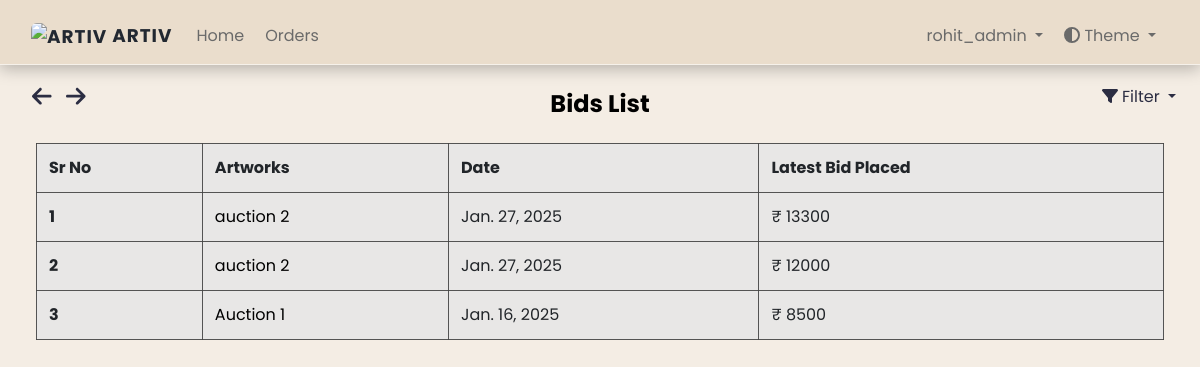
/dashboard/bidlist/ (signed in), run on an earlier commit of the app's database.
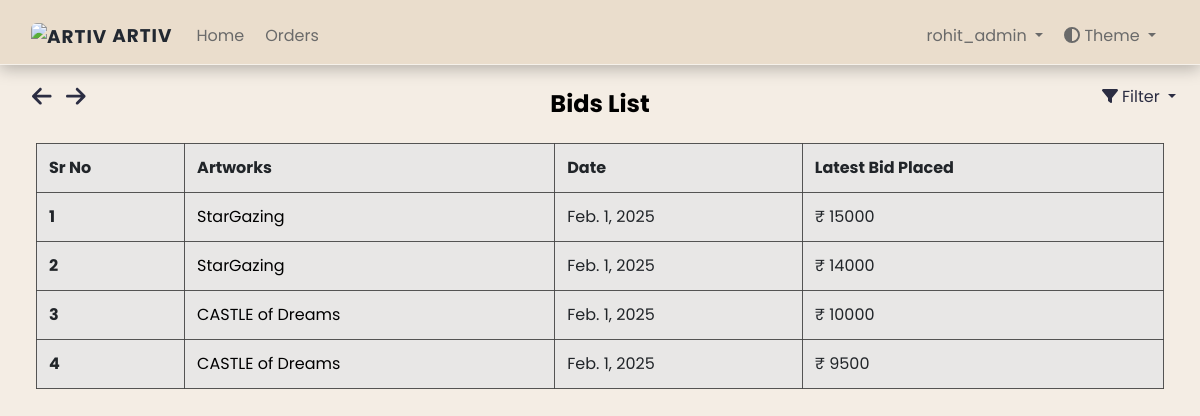
And on a later commit of the database.
### dashboard/models.py (models this page shows, shortened)
class Bid(models.Model):
    user = models.ForeignKey(settings.AUTH_USER_MODEL, on_delete=models.CASCADE)
    product = models.ForeignKey(Artwork, on_delete=models.CASCADE, related_name="bids")
    bid_date = models.DateField(auto_now_add=True)
    bid_amt = models.IntegerField(default=1)

class Artwork(models.Model):
    SALE_TYPE_CHOICES = [
        ("discount", "Discount"),
        ("auction", "Auction"),
    ]
    sale_type = models.CharField(
        max_length=50, choices=SALE_TYPE_CHOICES, default="auction"
    )
    product_id = models.CharField(max_length=255, default="")
    product_name = models.CharField(max_length=255)
    product_price = models.IntegerField(default=0)
    opening_bid = models.IntegerField(default=0, null=True, blank=True)
    product_cat = models.ForeignKey(
        "Catalogue", on_delete=models.CASCADE, null=True, blank=True
    )
    product_qty = models.IntegerField(default=0)
    product_image = models.ImageField(upload_to="arts/")
    dimension_unit = models.CharField(
        max_length=2, choices=[("cm", "Centimeters"), ("ft", "Feet")]
    )
    length_in_centimeters = models.FloatField(default=0, blank=True, null=True)
    width_in_centimeters = models.FloatField(default=0, blank=True, null=True)
    foot = models.FloatField(default=0, blank=True, null=True)
    inches = models.FloatField(default=0, blank=True, null=True)
    created_at = models.DateTimeField(auto_now_add=True)
    end_date = models.DateField(null=True, blank=True, db_index=True)
    user = models.ForeignKey(
        settings.AUTH_USER_MODEL, on_delete=models.CASCADE, null=True, blank=True
    )
    is_sold = models.BooleanField(default=False)
    is_purchased = models.BooleanField(default=False)
    status = models.CharField(
        max_length=50,
        choices=[
            ("active", "Active"),
            ("closed", "Closed"),
            ("waiting_for_response", "Waiting for Response"),
            ("unsold", "Unsold"),
        ],
        default="active",
    )
    response_deadline = models.DateTimeField(blank=True, null=True, db_index=True)
    buyer_response = models.CharField(
        max_length=11,
        choices=[("yes", "Yes"), ("no", "No"), ("no_response", "No Response")],
        default="no_response",
    )
    discounted_price = models.DecimalField(
        max_digits=10, decimal_places=2, null=True, blank=True
    )
    def __str__(self):
        return self.product_name

### dashboard/views.py (the view)
# urls.py: path('bidlist/', views.BidListView.as_view(), name="bid_list"),
class BidListView(LoginRequiredMixin, ListView):
    model = Bid
    template_name = 'dashboard/bids_list.html'
    context_object_name = 'bids'
    ordering = ['-bid_amt']  # Default ordering by highest bid
    def get_queryset(self):
        queryset = super().get_queryset()
        filter_param = self.request.GET.get('filter')
        if filter_param == 'asc':
            queryset = queryset.order_by('bid_amt')  # Ascending order by bid amount
        elif filter_param == 'desc':
            queryset = queryset.order_by('-bid_amt')  # Descending order by bid amount
        else:
            queryset = queryset.order_by('-bid_amt')  # Default to descending if no filter param
        return queryset

### art/context_processors.py (called while the page is built)
def catalogue_list(request):
    return {"catalogue_list": Catalogue.objects.all()}

### dashboard/models.py (called while the page is built)
    def __str__(self):
        return self.cat_name

### dashboard/templatetags/auth_extras.py (called while the page is built)
@register.filter(name='has_group')
def has_group(user, group_name):
    group = Group.objects.get(name=group_name)
    return True if group in user.groups.all() else False

### templates/dashboard/bids_list.html (shortened to what this page needs)
{% extends './base.html' %}
{% load static %}
{% block links %}
<link rel="stylesheet" href="{% static 'dashboard/css/ordermodel_list.css' %}">
<link rel="stylesheet" href="https://stackpath.bootstrapcdn.com/bootstrap/4.5.2/css/bootstrap.min.css">
{% endblock %}
{% block content %}
{% include './includes/header.html' %}
{% include "art/arrow_button.html" %}
{% load auth_extras %}
    <div class="app-content pt-3 p-md-3 p-lg-4">
        <div class="button-container">
            <i class="fa-solid fa-arrow-left" style="cursor:pointer; font-size:1.4rem; margin-right:10px" onclick="goBack()"></i>
            <i class="fa-solid fa-arrow-right" style="cursor:pointer; font-size:1.4rem; margin-right:15px" onclick="goForward()"></i>
        </div>
        <div class="container-fluid">
            <h1 class="app-page-title">Bids List</h1>
            <div class="filter-dropdown">
                <div class="dropdown-toggle" id="filterDropdown" style="cursor:pointer;" data-toggle="dropdown" aria-haspopup="true" aria-expanded="false">
                    <i class="fa-solid fa-filter"></i> Filter
                </div>
            </div>
        <div class="row g-4 mb-4">
            <div class="table-container">
                <table class="table table-bordered">
                    <thead>
                        <tr>
                            <th scope="col">Sr No</th>
                            <th scope="col">Artworks</th>
                            <th scope="col">Date</th>
                            <th scope="col">Latest Bid Placed</th>
                        </tr>
                    </thead>
                    <tbody>
                        {% for bid in object_list %}
                        <tr>
                            <th scope="row">{{ forloop.counter }}</th>
                            <td>
                                <a href="#" class="artworks-order" data-toggle="modal" data-target="#productModal" data-product-id="{{ bid.product.id }}" data-product-name="{{ bid.product }}" data-product-image-url="{{ bid.product.product_image.url }}" data-product-dimensions="{{ bid.product.length_in_centimeters }} x {{ bid.product.width_in_centimeters }} cm" data-product-catalogue="{{ bid.product.product_cat }}" data-product-opening-bid="₹ {{ bid.product.opening_bid }}" data-last-bid="{{ bid.bid_amt }}">{{ bid.product }}</a>
                            </td>
                            <td>{{ bid.bid_date }}</td>
                            <td>₹ {{ bid.bid_amt }}</td>
                        </tr>
                        {% empty %}
                        <tr>
                            <td colspan="5">
                                <h3>No artworks to show</h3>
                            </td>
                        </tr>
                        {% endfor %}
                    </tbody>
                </table>
            </div>
        </div>
</div>
{% endblock %}

### templates/dashboard/base.html (shortened to what this page needs)
<!DOCTYPE html>
<html lang="en">
<head>
    {% load static %}
    <link href="https://cdn.jsdelivr.net/npm/bootstrap@5.0.2/dist/css/bootstrap.min.css" rel="stylesheet">
    <link rel="stylesheet" href="{% static 'dashboard/css/style.css' %}">
    <link rel="stylesheet" href="{% static 'dashboard/css/form.css' %}">
    {% block links %}{% endblock %}
</head>
<body class="app">
    {% if user.is_authenticated %}
    {% block content %}{% endblock %}
    {% else %} {% include './404.html' %} {% endif %}
</body>
</html>

### templates/dashboard/includes/header.html (shortened to what this page needs)
{% load static %}
{% block links %}
<link rel="stylesheet" type="text/css" href="{% static 'dashboard/css/navbar.css' %}" />
{% endblock %}
{% load auth_extras %}
<body>
    <nav class="navbar navbar-expand-lg navbar-light fixed-top">
        <div class="container-fluid">
            <a class="navbar-brand" href="#" data-bs-toggle="modal" data-bs-target="#logoModal">
                <img src="{% static 'images/assets/ARTIV LOGO.png' %}" width="30" height="24" alt="ARTIV">
                ARTIV
            </a>
            <div class="collapse navbar-collapse" id="navbarSupportedContent">
                <ul class="navbar-nav me-auto mb-2 mb-lg-0">
                    <li class="nav-item">
                        <a class="nav-link" href="{% url 'art:index' %}">Home</a>
                    </li>
                    {% if user.is_authenticated %}
                        <li class="nav-item">
                            <a class="nav-link" href="{% url 'dashboard:order_list' %}">Orders</a>
                        </li>
                    {% endif %}
                </ul>
                <ul class="navbar-nav ms-auto mb-2 mb-lg-0">
                    {% if user.is_authenticated %}
                        <li class="nav-item dropdown">
                            <a class="nav-link dropdown-toggle" href="#" id="userDropdown" role="button" data-bs-toggle="dropdown" aria-expanded="false">
                                {{ user }}
                            </a>
                        </li>
                    {% endif %}
                    <li class="nav-item dropdown">
                        <a class="nav-link dropdown-toggle" href="#" id="themeDropdown" role="button" data-bs-toggle="dropdown" aria-expanded="false">
                            <i class="fas fa-adjust"></i> Theme
                        </a>
                    </li>
                </ul>
            </div>
        </div>
    </nav>
</body>
</html>

### templates/art/arrow_button.html (shortened to what this page needs)
<!DOCTYPE html>
<html lang="en">
<head>
</head>
<body>
</body>
</html>

### static/dashboard/css/ordermodel_list.css (style rules this page uses)
.artworks-order { color: black !important; text-decoration: none !important; }
.table { color: #000000; background-color: rgba(231, 231, 231, 0.9); border-collapse: collapse; margin: 0 auto; border-radius: 5px; border: 1px solid rgba(200, 200, 200, 0.9); }
.table th, .table tr, .table td { border: 1px solid rgba(68, 68, 68, 0.9) !important; }

### static/dashboard/css/navbar.css (style rules this page uses)
body { background-color: #f4ede4; color: #2B2D42; }
html.loaded { visibility: visible; opacity: 1; transition: none; }
.navbar .navbar-brand { color: #E4E4E4; font-size: 1.15rem; font-weight: bold; letter-spacing: 1px; transition: color 0.3s ease; }
.navbar .navbar-brand img { border-radius: 6px; }
.navbar .nav-link { color: #B0B0B0; margin-right: 5px; transition: color 0.3s ease, transform 0.3s ease; }
body.light-mode .navbar { background-color: #eaddcc; color: #000; padding-top: 1rem !important; border-bottom: 1.5px solid rgba(255, 255, 255, 0.603); box-shadow: 0 4px 15px rgba(0, 0, 0, 0.25); }
body.light-mode .navbar .navbar-brand { color: #222831; }
body.light-mode .navbar .nav-link { color: #6a6a6a; }
:root { --border-color: black; }

### static/dashboard/css/unsold.css (style rules this page uses)
.row { justify-content: start; --bs-gutter-y: 1.5rem !important; }
:root { --card-bg-light: #ffffff; --card-bg-dark: #2c2c2c; --text-light: #000000; --text-dark: #ffffff; }
.filter-dropdown { position: absolute; top: 70px; right: 35px; }
.button-container { position: absolute; top: 85px; right: 10px; }

### static/dashboard/css/contact.css (style rules this page uses)
.button-container { position: absolute; top: 85px; left: 2rem; }
:root { --background-color: #eaddcc; --text-color: #000; --link-color: #343434; --link-hover-color: #000000; --title-color: #000; --contact-text-color: #000; }
body { background-color: var(--background-color); color: var(--text-color); }

### static/dashboard/css/faq.css (style rules this page uses)
:root { --background-color: #f8f9fa; --text-color: #000; --link-color: #007bff; --link-hover-color: #0056b3; --title-color: #000; --accordion-bg-color: #fff; --accordion-border-color: #ddd; --accordion-header-bg-color: #f7f7f7; --accordion-header-text-color: #000; }
body { background-color: var(--background-color); color: var(--text-color); }

### static/dashboard/css/index.css (style rules this page uses)
:root { --background-color: #e7e7e7; --text-color: #000; --link-color: #343434; --link-hover-color: #000000; --title-color: #000; --contact-text-color: #000; }
.row { justify-content: start; --bs-gutter-y: 1.5rem !important; }
.filter-dropdown { position: absolute; top: 70px; right: 35px; }
.button-container { position: absolute; top: 85px; left: 2rem; }

### static/home/css/about.css (style rules this page uses)
.light-mode h1, .light-mode h4 { color: black ; }
body, h1, h4, p { margin: 0; padding: 0; }
h1, h4 { text-align: center; }
.container-fluid h1 { margin-top: 10px; }

### static/dashboard/css/artwork_detail.css (style rules this page uses)
:root { --card-bg-light: #eaddcc; --card-bg-dark: #2D2A32; --text-light: #000000; --text-dark: #ffffff; }
body { color: var(--text-color); }
body.light-mode { --card-bg: var(--card-bg-light); --text-color: var(--text-light); }
.button-container { position: absolute; top: 85px; left: 2rem; }

### templates/dashboard/bids_list.html (style rules this page uses)
body { font-family: 'Poppins', sans-serif; }
.filter-dropdown { position: absolute; top: 85px; right: 1.5rem; }

### templates/dashboard/base.html (style rules this page uses)
body { background-color: #f4ede4 !important; color: #2B2D42; }

What changed in the data, as far as the page shows it:
removed Bid: product "auction 2", bid_date "Jan. 27, 2025", bid_amt "13300"
removed Bid: product "auction 2", bid_date "Jan. 27, 2025", bid_amt "12000"
removed Bid: product "Auction 1", bid_date "Jan. 16, 2025", bid_amt "8500"
added Bid: product "StarGazing", bid_date "Feb. 1, 2025", bid_amt "15000"
added Bid: product "StarGazing", bid_date "Feb. 1, 2025", bid_amt "14000"
added Bid: product "CASTLE of Dreams", bid_date "Feb. 1, 2025", bid_amt "10000"
added Bid: product "CASTLE of Dreams", bid_date "Feb. 1, 2025", bid_amt "9500"
